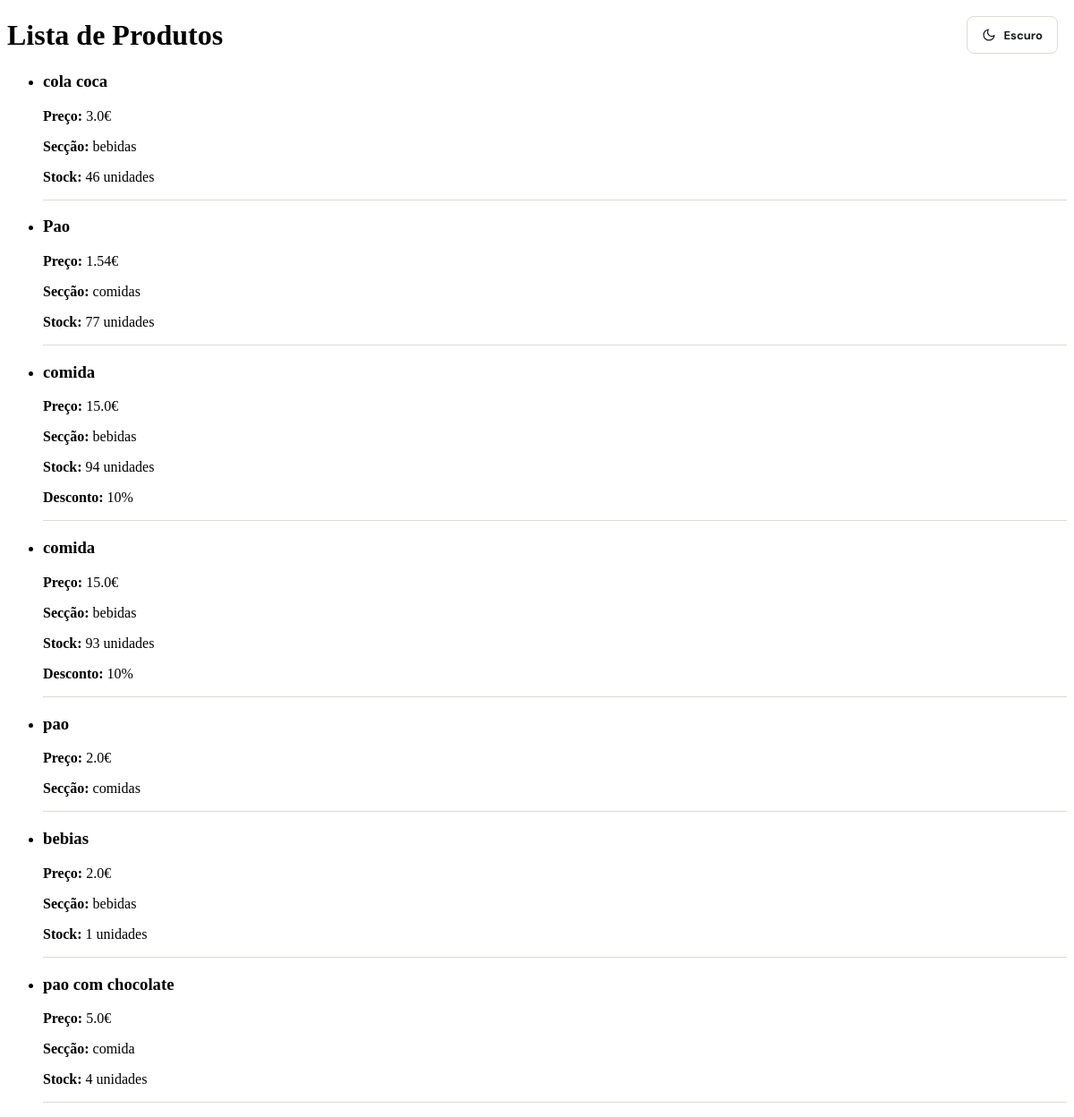
Before: /produtosTESTE/ with the older database file.
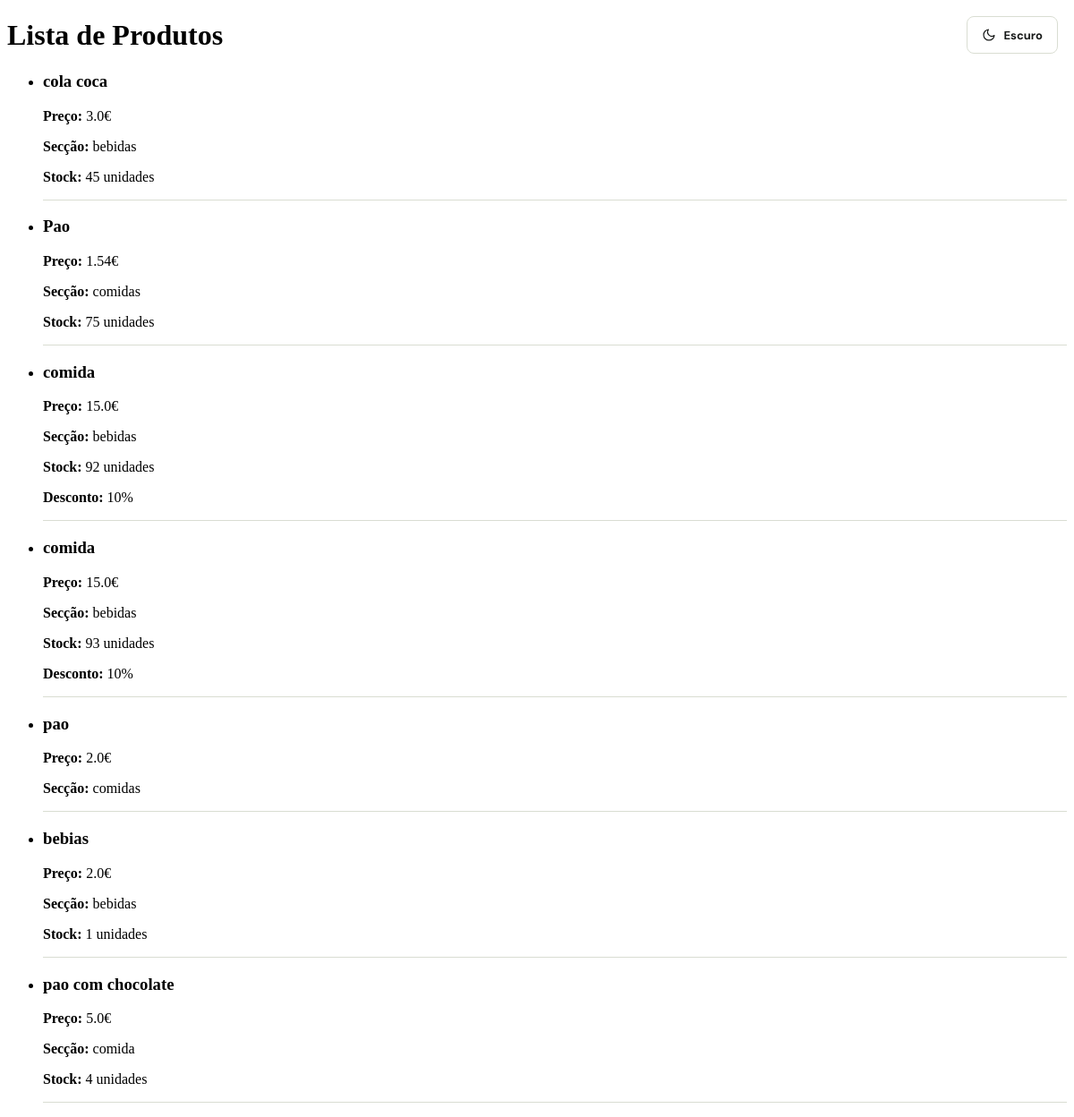
After: the same page with the newer database file.
### workshop/models.py (models this page shows, shortened)
class Produto(models.Model):
    id = AutoField(primary_key=True)
    nome = models.CharField(max_length=512)
    preco = models.FloatField()
    qtd = models.IntegerField()
    desconto = models.IntegerField()
    iva = models.IntegerField()
    oculto = models.BooleanField(default=False)
    seccao = models.ForeignKey(
        Seccao,
        on_delete=models.RESTRICT,
        db_column='seccao_nome',
        related_name='produtos'
    )
    loja = models.ForeignKey(
        Loja,
        on_delete=models.RESTRICT,
        db_column='loja_nomeloja',
        related_name='produtos',
        null=True,
    )
    fornecedor = models.ForeignKey(
        Fornecedor,
        on_delete=models.RESTRICT,
        db_column='fornecedor_nif',
        related_name='produtos',
        null=True,
    )
    class Meta:
        db_table = 'produto'

class Seccao(models.Model):
    nome = models.CharField(max_length=512, primary_key=True)
    loja = models.ForeignKey(
        Loja,
        on_delete=models.RESTRICT,
        db_column='loja_nomeloja',
        related_name='seccoes',
        null=True,
    )
    def __str__(self):
        return self.nome
    class Meta:
        db_table = 'seccao'

### workshop/views.py (the view)
# urls.py: path('produtosTESTE/', views.produtosTESTEFUNC, name='produtosTESTE'),
def produtosTESTEFUNC(request):
    produtos = Produto.objects.all()
    return render(request, 'produtosTESTE.html', {'produtos': produtos})

### workshop/templates/produtosTESTE.html (shortened to what this page needs)
{% extends "base.html" %}
{% load static %}
{% block content %}
  <h1>Lista de Produtos</h1>
  {% if produtos %}
  <ul>
    {% for produto in produtos %}
    <li>
      <h3>{{ produto.nome }}</h3>
      {% if produto.preco %}
      <p><strong>Preço:</strong> {{ produto.preco }}€</p>
      {% endif %}
      {% if produto.seccao %}
      <p><strong>Secção:</strong> {{ produto.seccao }}</p>
      {% endif %}
      {% if produto.qtd %}
      <p><strong>Stock:</strong> {{ produto.qtd }} unidades</p>
      {% endif %}
      {% if produto.desconto %}
      <p><strong>Desconto:</strong> {{ produto.desconto }}%</p>
      {% endif %}
    </li>
    <hr style="border: 0; border-top: 1px solid var(--line); margin: 15px 0;">
    {% endfor %}
  </ul>
  {% else %}
  <p>Não existem produtos registados.</p>
  {% endif %}
{% endblock %}

Changed rows visible on the page:
changed Produto "cola coca": qtd "46" → "45"
changed Produto "Pao": qtd "77" → "75"
changed Produto (number 3 of 7 on the later page): qtd "94" → "92"
